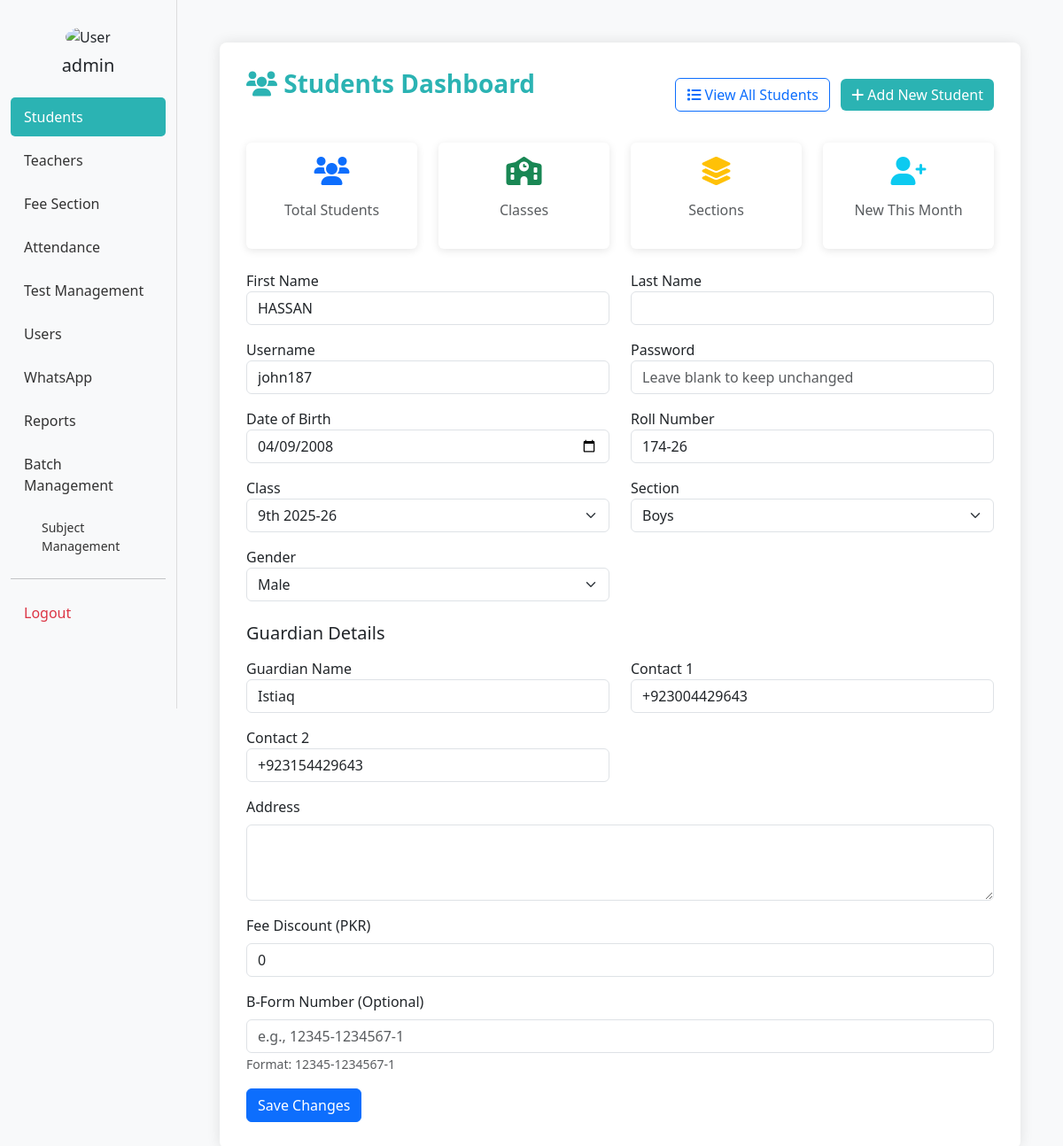
The app's page /edit_students/313/ (signed in) with its own data.
### bri/models.py (models this page shows, shortened)
class Student(models.Model):
    username = models.OneToOneField(Username, on_delete=models.CASCADE, related_name='student_profile')
    std_fname = models.CharField(max_length=20)
    std_lname = models.CharField(max_length=20)
    std_dob = models.DateField()
    std_roll = models.CharField(max_length=20)
    std_class = models.ForeignKey(Class, on_delete=models.CASCADE)
    guardian_name = models.CharField(max_length=100, blank=True)
    guardian_contact1 = PhoneNumberField(blank=True, null=True)
    guardian_contact2 = PhoneNumberField(blank=True, null=True)
    address = models.TextField(blank=True, null=True)
    std_section = models.ForeignKey(Section, on_delete=models.CASCADE, null=True, blank=True)
    gender = models.CharField(max_length=10)
    discount_amount = models.IntegerField(help_text="Discount amount in PKR")
    is_active = models.BooleanField(default=True)
    profile_picture = models.ImageField(upload_to='student_pics/', blank=True, null=True)
    bform = models.CharField(max_length=20, blank=True, null=True)
    created_at = models.DateTimeField(auto_now_add=True)
    class Meta:
        unique_together = ('std_class', 'std_roll')

class Username(models.Model):
    ROLE_CHOICES = [
        ('admin', 'Admin'),
        ('student', 'Student'),
        ('teacher', 'Teacher'),
    ]
    username = models.CharField(max_length=50, unique=True)
    password = models.CharField(max_length=128)
    role = models.CharField(max_length=10, choices=ROLE_CHOICES)
    full_name = models.CharField(max_length=100, blank=True)
    profile_picture = models.ImageField(upload_to='profile_pics/', blank=True, null=True)

class Class(models.Model):
    class_name = models.CharField(max_length=15)
    is_active = models.BooleanField(default=True)
    order = models.IntegerField(default=0)
    class Meta:
        ordering = ['order', 'class_name']

class Section(models.Model):
    std_section = models.CharField(max_length=10)
    class_name = models.ForeignKey(Class, on_delete=models.CASCADE, related_name="sections")
    is_active = models.BooleanField(default=True)
    order = models.IntegerField(default=0)
    class Meta:
        ordering = ['order', 'std_section']

### bri/views.py (the view, shortened to what this page needs)
# urls.py: path('edit_students/<int:student_id>/', views.edit_students, name='edit_students'),
@admin_required
def edit_students(request, student_id):
    student = get_object_or_404(StudentModel, id=student_id)
    classes = Class.objects.all()
    sections = Section.objects.all()
    return render(request, 'edit_students.html', {
        'student': student,
        'classes': classes,
        'sections': sections,
    })

### bri/views.py (called while the page is built)
def admin_required(view_func):
    @wraps(view_func)
    def wrapper(request, *args, **kwargs):
        user_id = request.session.get('user_id')
        user_role = request.session.get('user_role')
        print(f"Admin check - user_id: {user_id}, user_role: {user_role}")
        if not user_id or user_role != 'admin':
            messages.error(request, "You need admin access to view this page.")
            return redirect('admin_dashboard')
        return view_func(request, *args, **kwargs)
    return wrapper

### bri/templates/edit_students.html (shortened to what this page needs)
{% extends 'students.html' %}
{% block content %}
  <form method="POST">
    <div class="row mb-3">
      <div class="col-md-6">
        <label>First Name</label>
        <input type="text" name="first_name" class="form-control" value="{{ student.std_fname }}" required>
      </div>
      <div class="col-md-6">
        <label>Last Name</label>
        <input type="text" name="last_name" class="form-control" value="{{ student.std_lname }}">
      </div>
    </div>
    <div class="row mb-3">
      <div class="col-md-6">
        <label>Username</label>
        <input type="text" name="username" class="form-control"
              value="{{ student.username.username }}" required>
      </div>
      <div class="col-md-6">
        <label>Password</label>
        <input type="password" name="password" class="form-control"
              placeholder="Leave blank to keep unchanged">
      </div>
    </div>
    <div class="row mb-3">
      <div class="col-md-6">
        <label>Date of Birth</label>
        <input type="date" name="dob" class="form-control" value="{{ student.std_dob|date:'Y-m-d' }}" required>
      </div>
      <div class="col-md-6">
        <label>Roll Number</label>
        <input type="text" name="std_roll" class="form-control" value="{{ student.std_roll }}" placeholder="e.g., 124-26" required>
      </div>
    </div>
    <div class="row mb-3">
      <div class="col-md-6">
        <label>Class</label>
        <select class="form-select" name="class" id="class" required>
          {% for cls in classes %}
            <option value="{{ cls.id }}" {% if student.std_class.id == cls.id %}selected{% endif %}>{{ cls.class_name }}</option>
          {% endfor %}
        </select>
      </div>
      <div class="col-md-6">
        <label>Section</label>
        <select class="form-select" name="section" id="section" required>
          {% for section in sections %}
            <option value="{{ section.id }}" {% if student.std_section and student.std_section.id == section.id %}selected{% endif %}>{{ section.std_section }}</option>
          {% endfor %}
        </select>
      </div>
    </div>
    <div class="row mb-3">
      <div class="col-md-6">
        <label>Gender</label>
        <select class="form-select" name="gender" required>
          <option value="Male" {% if student.gender == 'Male' %}selected{% endif %}>Male</option>
        </select>
      </div>
    </div>
    <h5 class="mt-4 mb-3">Guardian Details</h5>
    <div class="row mb-3">
      <div class="col-md-6">
        <label>Guardian Name</label>
        <input type="text" name="guardian_name" class="form-control" value="{{ student.guardian_name }}">
      </div>
      <div class="col-md-6">
        <label>Contact 1</label>
        <input type="tel" name="guardian_contact1" class="form-control" value="{{ student.guardian_contact1 }}" placeholder="+92...">
      </div>
    </div>
    <div class="row mb-3">
      <div class="col-md-6">
        <label>Contact 2</label>
        <input type="tel" name="guardian_contact2" class="form-control" value="{{ student.guardian_contact2 }}" placeholder="+92...">
      </div>
    </div>
      <div class="mb-3">
        <label for="address" class="form-label">Address</label>
        <textarea name="address" id="address" class="form-control" rows="3">{{ student.address }}</textarea>
      </div>
    <div class="mb-3">
      <label for="discountAmount" class="form-label">Fee Discount (PKR)</label>
      <input type="number" class="form-control" name="discount_amount" min="0" value="{{ student.discount_amount }}">
    </div>
    <div class="mb-3">
      <label for="bform" class="form-label">B-Form Number (Optional)</label>
      <input type="text" class="form-control" name="bform" value="{{ student.bform }}" placeholder="e.g., 12345-1234567-1" pattern="[0-9]{5}-[0-9]{7}-[0-9]{1}">
      <small class="form-text text-muted">Format: 12345-1234567-1</small>
    </div>
    <button type="submit" class="btn btn-primary">Save Changes</button>
  </form>
{% endblock %}

### bri/templates/students.html (style rules this page uses)
body { background-color: #f8f9fa; }

### records on screen
Student: first_name "HASSAN", username "john187", dob "04/09/2008", std_roll "174-26", class "9th 2025-26", section "Boys", gender "Male", guardian_name "Istiaq", guardian_contact1 "+923004429643", guardian_contact2 "+923154429643", discount_amount "0"

### other values on screen
{{ request.session.user_name|default:'Admin' }} "admin"
